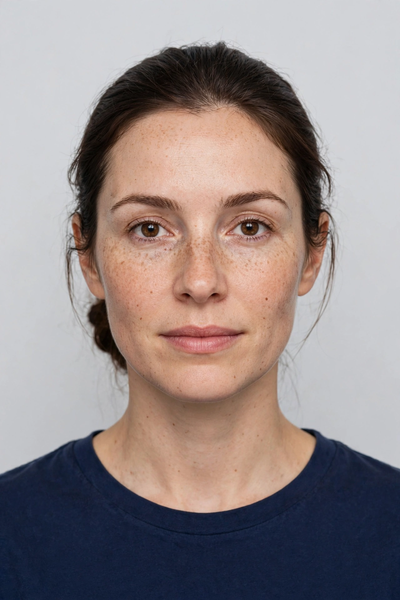
#> input picture portrait.png, 400 x 600 px
$ python main.py
#> lines starting #> are read from the running program, lines starting #| are printed output that depends on the picture
#!/usr/bin/env python3
"""Passport spread of the Republic of Kestrelia — a country that isn't there.

Draws an open passport spread (data page + visa page) at 1024x1024 and writes
it to /output/entry.png. Everything is drawn from constants in this file;
the only external asset is portrait.png, the holder's photo, read from this
file's own directory. Deterministic: no randomness, no network, no clock.
"""
import os
import math
from PIL import Image, ImageDraw, ImageFont

HERE = os.path.dirname(os.path.abspath(__file__))
W, H = 1024, 1024

# ---------------------------------------------------------------- country
COUNTRY = "REPUBLIC OF KESTRELIA"
CODE = "KST"
CAPITAL = "ALDHAVEN"
CURRENCY = "kestrel crown"
HOLDER = {
    "surname": "VOSS",
    "given": "MARA ELLIN",
    "nationality": "KESTRELIAN",
    "dob": "14 JUN 1994",
    "sex": "F",
    "pob": "ALDHAVEN",
    "occupation": "CARTOGRAPHER",
    "number": "KST 482913",
    "issued": "12 MAR 2023",
    "expiry": "11 MAR 2033",
    "authority": "MINISTRY OF THE INTERIOR",
}
# Stamps: (kind, country, place, date, ink colour) — all after the issue
# date 12 MAR 2023 and before the expiry 11 MAR 2033, in travel order.
STAMPS = [
    ("EXIT", "KESTRELIA", "Aldhaven Airport", "08 APR 2023", (38, 80, 140)),
    ("ENTRY", "MAROVIA", "Northgate Crossing", "09 APR 2023", (150, 40, 40)),
    ("EXIT", "MAROVIA", "Northgate Crossing", "21 APR 2023", (150, 40, 40)),
    ("ENTRY", "DRENLAND", "Port Dren", "22 APR 2023", (30, 110, 70)),
    ("EXIT", "DRENLAND", "Port Dren", "30 APR 2023", (30, 110, 70)),
    ("ENTRY", "KESTRELIA", "Aldhaven Airport", "01 MAY 2023", (38, 80, 140)),
    ("ENTRY", "SUTHMERE", "Suthmere Border Post", "14 SEP 2024", (110, 60, 140)),
    ("EXIT", "SUTHMERE", "Suthmere Border Post", "28 SEP 2024", (110, 60, 140)),
]
FEE_STAMP = ("VISA FEE PAID", "DRENLAND — 40 KCR", "22 APR 2023")

# ---------------------------------------------------------------- fonts
_SERIF = [
    "/usr/share/fonts/truetype/dejavu/DejaVuSerif-Bold.ttf",
    "/usr/share/fonts/truetype/liberation/LiberationSerif-Bold.ttf",
]
_SERIF_R = [
    "/usr/share/fonts/truetype/dejavu/DejaVuSerif.ttf",
    "/usr/share/fonts/truetype/liberation/LiberationSerif-Regular.ttf",
]
_SANS = [
    "/usr/share/fonts/truetype/dejavu/DejaVuSans.ttf",
    "/usr/share/fonts/truetype/liberation/LiberationSans-Regular.ttf",
]
_SANS_B = [
    "/usr/share/fonts/truetype/dejavu/DejaVuSans-Bold.ttf",
    "/usr/share/fonts/truetype/liberation/LiberationSans-Bold.ttf",
]
_MONO = [
    "/usr/share/fonts/truetype/dejavu/DejaVuSansMono.ttf",
    "/usr/share/fonts/truetype/liberation/LiberationMono-Regular.ttf",
]


def font(cands, size):
    for p in cands:
        if os.path.exists(p):
            return ImageFont.truetype(p, size)
    return ImageFont.load_default(size)


# ---------------------------------------------------------------- MRZ (ICAO TD3)
_VALUES = {c: i for i, c in enumerate("0123456789ABCDEFGHIJKLMNOPQRSTUVWXYZ<")}
_VALUES["<"] = 0  # ICAO 9303: filler counts as zero, not 36
_WEIGHTS = (7, 3, 1)


def check_digit(s):
    total = 0
    for i, ch in enumerate(s):
        total += _VALUES[ch] * _WEIGHTS[i % 3]
    return str(total % 10)


def mrz_lines():
    line1 = ("P<" + CODE + HOLDER["surname"] + "<<" + "MARA" + "<" + "ELLIN")
    line1 = (line1 + "<" * 44)[:44]
    doc = "KST482913"
    dob = "940614"
    exp = "330311"
    personal = "<" * 14
    body = (doc + check_digit(doc) + CODE + dob + check_digit(dob) + "F"
            + exp + check_digit(exp) + personal + check_digit(personal))
    line2 = body + check_digit(body)
    assert len(line1) == 44 and len(line2) == 44
    return line1, line2


# ---------------------------------------------------------------- drawing helpers
NAVY = (31, 45, 74)
GOLD = (146, 110, 52)
INK = (24, 24, 24)
GREY = (110, 108, 96)
PAGE = (247, 241, 222)
PAGE_LINE = (122, 106, 79)


def guilloche(draw, box, colour, step=9, amp=5):
    """Fine wavy security lines across a page, clipped to the box."""
    x0, y0, x1, y1 = box
    for y in range(y0 + 14, y1 - 10, step):
        pts = []
        for x in range(x0, x1 + 1, 8):
            pts.append((x, y + amp * math.sin((x - x0) / 46.0 + y / 30.0)))
        draw.line(pts, fill=colour, width=1)


def emblem(draw, cx, cy, r):
    """Stylised kestrel in a ring — the arms of Kestrelia."""
    draw.ellipse([cx - r, cy - r, cx + r, cy + r], outline=GOLD, width=3)
    draw.ellipse([cx - r + 6, cy - r + 6, cx + r - 6, cy + r - 6],
                 outline=GOLD, width=1)
    # bird: body, swept wings, tail, head
    draw.polygon([(cx - 4, cy + 16), (cx + 4, cy + 16), (cx + 2, cy - 6),
                  (cx - 2, cy - 6)], fill=NAVY)
    draw.polygon([(cx - 2, cy - 2), (cx - r + 8, cy - 22), (cx - r + 18, cy - 2)],
                 fill=NAVY)
    draw.polygon([(cx + 2, cy - 2), (cx + r - 8, cy - 22), (cx + r - 18, cy - 2)],
                 fill=NAVY)
    draw.polygon([(cx - 4, cy + 14), (cx + 4, cy + 14), (cx + 7, cy + r - 6),
                  (cx - 7, cy + r - 6)], fill=NAVY)
    draw.ellipse([cx - 5, cy - 12, cx + 5, cy - 2], fill=NAVY)
    draw.polygon([(cx + 3, cy - 8), (cx + 10, cy - 6), (cx + 3, cy - 4)],
                 fill=GOLD)


def stamp_layer(size, angle, colour, lines):
    """One ink stamp, drawn on its own layer and rotated."""
    w, h = size
    layer = Image.new("RGBA", (w + 40, h + 40), (0, 0, 0, 0))
    d = ImageDraw.Draw(layer)
    cx, cy = (w + 40) // 2, (h + 40) // 2
    ink = colour + (205,)
    d.rounded_rectangle([cx - w // 2, cy - h // 2, cx + w // 2, cy + h // 2],
                        radius=14, outline=ink, width=3)
    d.rounded_rectangle([cx - w // 2 + 5, cy - h // 2 + 5,
                         cx + w // 2 - 5, cy + h // 2 - 5],
                        radius=10, outline=ink, width=1)
    f_big = font(_SANS_B, 17)
    f_med = font(_SANS_B, 13)
    f_sml = font(_SANS, 11)
    fonts = [f_big, f_med, f_sml, f_sml]
    y = cy - h // 2 + 12
    for i, text in enumerate(lines):
        f = fonts[min(i, len(fonts) - 1)]
        tw = d.textlength(text, font=f)
        d.text((cx - tw / 2, y), text, font=f, fill=ink)
        y += 22 if i == 0 else 19
    return layer.rotate(angle, resample=Image.BICUBIC, center=(cx, cy))


def field(draw, x, y, label, value, vsize=17, label_w=132):
    f_lab = font(_SANS, 12)
    f_val = font(_SERIF, vsize)
    draw.text((x, y), label, font=f_lab, fill=GREY)
    draw.text((x, y + 15), value, font=f_val, fill=INK)


def build():
    img = Image.new("RGB", (W, H), (35, 44, 62))
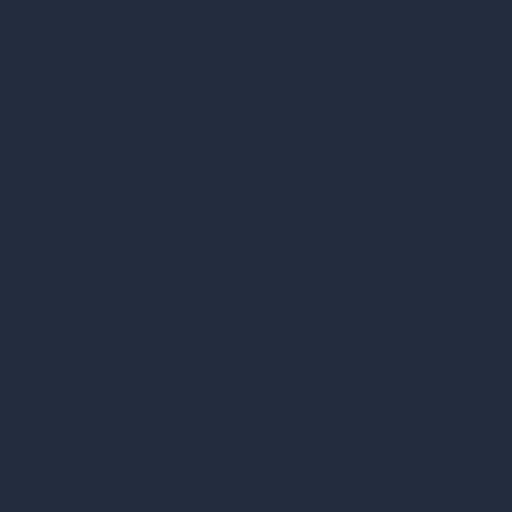
#> img: PIL image 1024x1024 RGB (shown at 1/2 size); mean R, G, B 35, 44, 62
    draw = ImageDraw.Draw(img)
    # soft vignette on the cover background
    for i in range(0, 90, 6):
        draw.rectangle([i, i, W - i, H - i], outline=(35 + i // 3, 44 + i // 3, 62 + i // 3))
    pages = [(36, 36, 498, 988), (526, 36, 988, 988)]
    for box in pages:
        draw.rounded_rectangle(box, radius=6, fill=PAGE, outline=(20, 26, 40), width=3)
        guilloche(draw, (box[0] + 8, box[1] + 8, box[2] - 8, box[3] - 8),
                  (224, 228, 210), step=12, amp=3)
        draw.rounded_rectangle([box[0] + 10, box[1] + 10, box[2] - 10, box[3] - 10],
                               radius=4, outline=PAGE_LINE, width=1)

    # ---------------------------------------------------------- data page
    x0, y0, x1, y1 = pages[0]
    cx = (x0 + x1) // 2
    emblem(draw, cx, 108, 34)
    f_title = font(_SERIF, 25)
    t = COUNTRY
    tw = draw.textlength(t, font=f_title)
#> tw = 373.6
    draw.text((cx - tw / 2, 152), t, font=f_title, fill=NAVY)
    f_sub = font(_SANS, 15)
    t2 = "P A S S P O R T"
    tw = draw.textlength(t2, font=f_sub)
#> tw = 112.1
    draw.text((cx - tw / 2, 184), t2, font=f_sub, fill=GOLD)
    draw.line([x0 + 40, 214, x1 - 40, 214], fill=PAGE_LINE, width=1)

    # portrait, top left
    photo = Image.open(os.path.join(HERE, "portrait.png")).convert("RGB")
#> photo is the input picture: PIL image 400x600 RGB; mean R, G, B 147.8, 136.5, 136.1
    pw, ph = 150, 190
    iw, ih = photo.size
#> iw = 400; ih = 600
    target = pw / ph
    if iw / ih > target:
        nw = int(ih * target)
        off = (iw - nw) // 2
        photo = photo.crop((off, 0, off + nw, ih))
    else:
        nh = int(iw / target)
#> nh = 506
        off = (ih - nh) // 2
#> off = 47
        photo = photo.crop((0, off, iw, off + nh))
#> photo: PIL image 400x506 RGB
    photo = photo.resize((pw, ph), Image.LANCZOS)
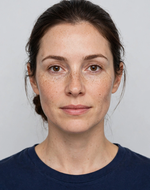
#> photo: PIL image 150x190 RGB; mean R, G, B 154.1, 139.5, 136.3
    px, py = x0 + 34, 236
    img.paste(photo, (px, py))
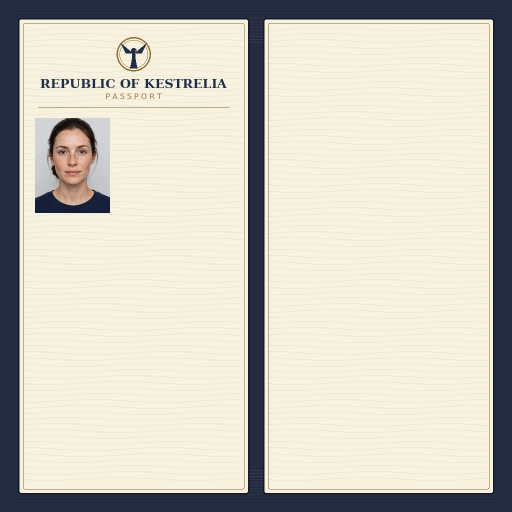
#> img: PIL image 1024x1024 RGB (shown at 1/2 size); mean R, G, B 204.5, 201.4, 189.4
    draw.rectangle([px, py, px + pw, py + ph], outline=NAVY, width=2)
    draw.text((px, py + ph + 8), "PHOTOGRAPH", font=font(_SANS, 10), fill=GREY)

    # data fields, right of the photo
    fx = px + pw + 24
    field(draw, fx, 236, "TYPE", "P")
#> the loop in font, `for p in cands:` made 1 pass
    field(draw, fx + 70, 236, "CODE", CODE)
#> the loop in font (call 2), `for p in cands:` made 1 pass
    field(draw, fx, 292, "PASSPORT NO.", HOLDER["number"], vsize=17)
    field(draw, fx, 348, "SURNAME", HOLDER["surname"], vsize=19)
    field(draw, fx, 404, "GIVEN NAMES", HOLDER["given"], vsize=19)
    field(draw, fx, 460, "NATIONALITY", HOLDER["nationality"])
    field(draw, fx, 516, "DATE OF BIRTH", HOLDER["dob"])
    field(draw, fx + 170, 516, "SEX", HOLDER["sex"])
    # lower block, full width
    field(draw, x0 + 34, 566, "PLACE OF BIRTH", HOLDER["pob"])
    field(draw, x0 + 260, 566, "OCCUPATION", HOLDER["occupation"])
    field(draw, x0 + 34, 622, "DATE OF ISSUE", HOLDER["issued"])
    field(draw, x0 + 260, 622, "DATE OF EXPIRY", HOLDER["expiry"])
    field(draw, x0 + 34, 678, "AUTHORITY", HOLDER["authority"], vsize=14)
    # holder's signature
    draw.text((x0 + 34, 724), "SIGNATURE OF HOLDER", font=font(_SANS, 12), fill=GREY)
    sig = [(x0 + 40 + i * 6,
            756 + 5 * math.sin(i / 2.1) + 2.5 * math.sin(i / 0.9) - i * 0.35)
           for i in range(30)]
    draw.line(sig, fill=INK, width=2)
    draw.line([x0 + 34, 768, x0 + 240, 768], fill=PAGE_LINE, width=1)
    # note of issue
    f_note = font(_SERIF_R, 13)
    draw.text((x0 + 260, 724),
              "This passport remains the\nproperty of the Republic\nof Kestrelia.",
              font=f_note, fill=GREY)
    # MRZ band
    draw.rectangle([x0 + 24, y1 - 118, x1 - 24, y1 - 28], fill=(238, 232, 210))
    draw.rectangle([x0 + 24, y1 - 118, x1 - 24, y1 - 28], outline=PAGE_LINE, width=1)
    f_mrz = font(_MONO, 15)
    l1, l2 = mrz_lines()
    draw.text((x0 + 34, y1 - 106), l1, font=f_mrz, fill=INK)
    draw.text((x0 + 34, y1 - 78), l2, font=f_mrz, fill=INK)

    # ---------------------------------------------------------- visa page
    vx0, vy0, vx1, vy1 = pages[1]
    vcx = (vx0 + vx1) // 2
    f_vt = font(_SERIF, 24)
    t = "VISAS"
    tw = draw.textlength(t, font=f_vt)
#> tw = 83.14
    draw.text((vcx - tw / 2, 64), t, font=f_vt, fill=NAVY)
    f_vs = font(_SANS, 12)
    t = "PAGES 7 — 8"
    tw = draw.textlength(t, font=f_vs)
#> tw = 77.69
    draw.text((vcx - tw / 2, 96), t, font=f_vs, fill=GREY)
    draw.line([vx0 + 40, 124, vx1 - 40, 124], fill=PAGE_LINE, width=1)

    # 8 stamps in 2 columns x 4 rows
    angles = [-4, 3, 5, -3, 2, -5, 4, -2]
    for i, (kind, country, place, date, colour) in enumerate(STAMPS):
        col = i % 2
        row = i // 2
        cx_s = vx0 + 118 + col * 226
        cy_s = 200 + row * 168
        st = stamp_layer((196, 108), angles[i], colour,
                         [country, kind, date, place])
        img.paste(st, (cx_s - st.width // 2, cy_s - st.height // 2), st)
#> this loop made 8 passes
#> pass 1, in build, `st = stamp_layer((196, 108), angles[i], colour, [country, kind, date, ..`:
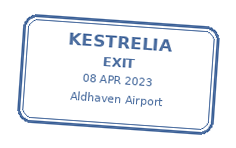
#> st: PIL image 236x148 RGBA; mean R, G, B, A 5.5, 12, 21.7, 21.3; transparent parts drawn white
#> after the loop:
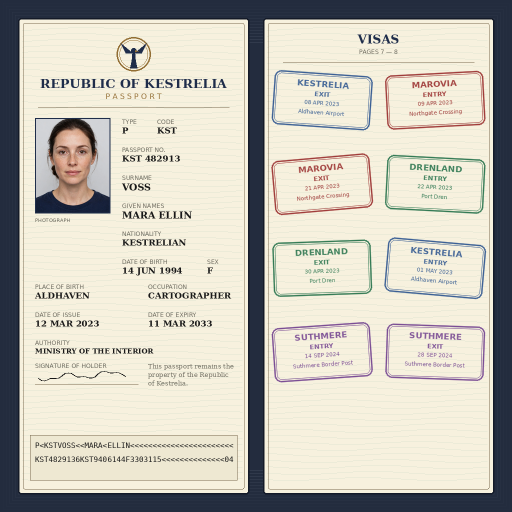
#> img: PIL image 1024x1024 RGB (shown at 1/2 size); mean R, G, B 197.6, 194.4, 183.5
#> after the loop:
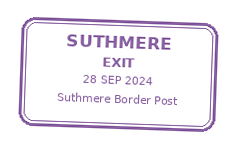
#> st: PIL image 236x148 RGBA; mean R, G, B, A 17.3, 9.1, 22.4, 21.8; transparent parts drawn white

    # fee stamp — the telling paperwork detail
    fee = stamp_layer((300, 92), -3, (150, 40, 40),
                      [FEE_STAMP[0], FEE_STAMP[1], FEE_STAMP[2], ""])
#> in stamp_layer (call 9), `layer = Image.new("RGBA", (w + 40, h + 40), (0, 0, 0, 0))`: layer: PIL image 340x132 RGBA; every value is 0
#> the loop in stamp_layer (call 9), `for i, text in enumerate(lines):` made 4 passes
#> tw on passes 1 to 4: 136, 154.3, 70.81, 0
#> after the loop in stamp_layer (call 9), `for i, text in enumerate(lines):`: y = 111
#> in stamp_layer (call 9), `return layer.rotate(angle, resample=Image.BICUBIC, center=(cx, cy))`:
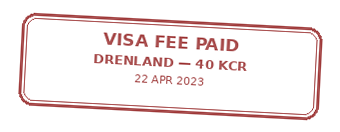
#> returned value: PIL image 340x132 RGBA; mean R, G, B, A 23.2, 5.7, 5.7, 21.7; transparent parts drawn white
    img.paste(fee, (vcx - fee.width // 2, 872 - fee.height // 2), fee)
    f_bot = font(_SERIF_R, 11)
    t = "Holder must present this passport with a valid travel\npermit at the Suthmere border."
    draw.text((vcx - 190, 936), t, font=f_bot, fill=GREY)
    return img


def main():
    out_dir = os.environ.get("MAKEFUN_OUTPUT_DIR", "/output")
    os.makedirs(out_dir, exist_ok=True)
    img = build()
    path = os.path.join(out_dir, "entry.png")
    img.save(path, optimize=True)
    print("wrote", path, img.size, os.path.getsize(path), "bytes")
#| wrote /output/entry.png (1024, 1024) 269934 bytes


if __name__ == "__main__":
    main()
